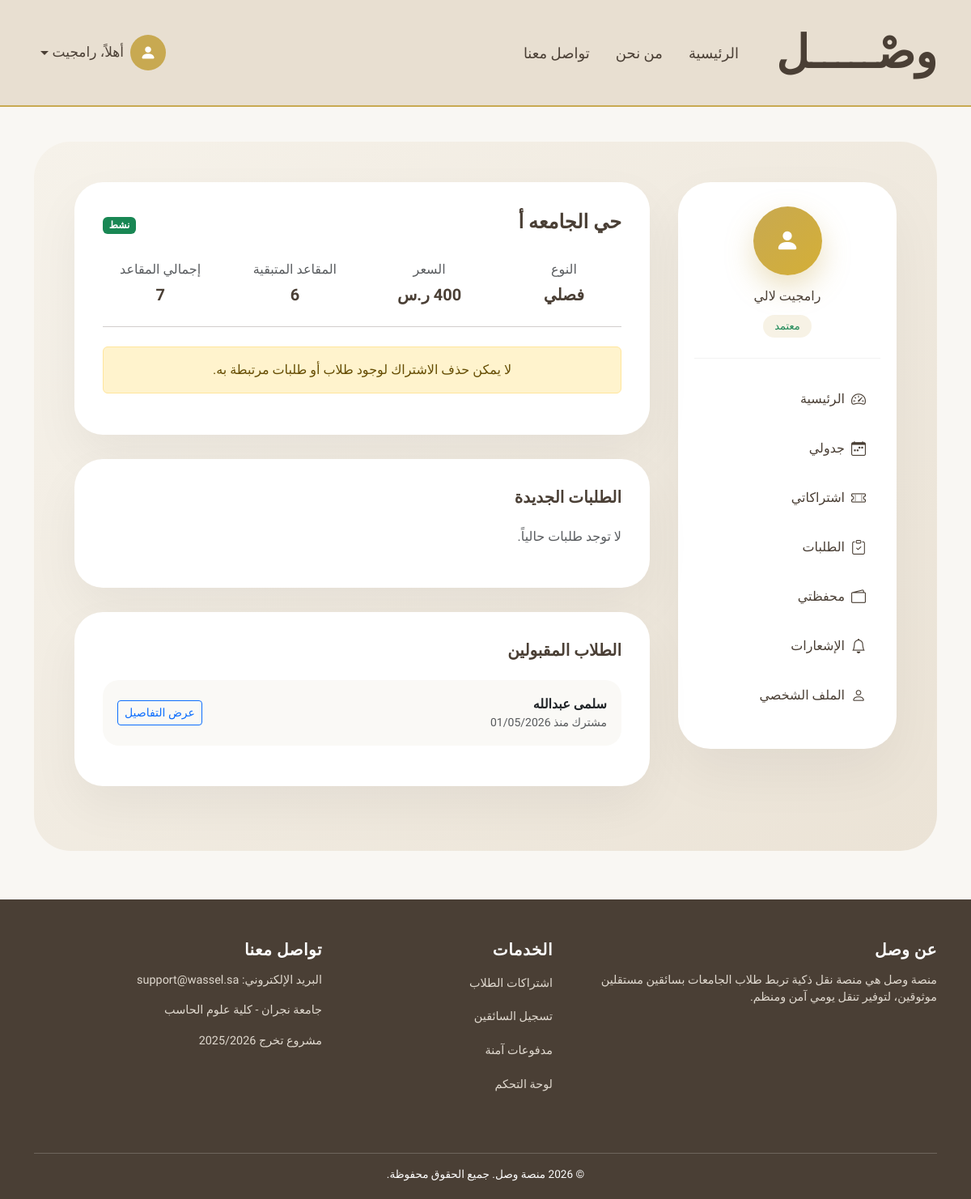
The app's page /driver/subscriptions/2/ (signed in), older data.
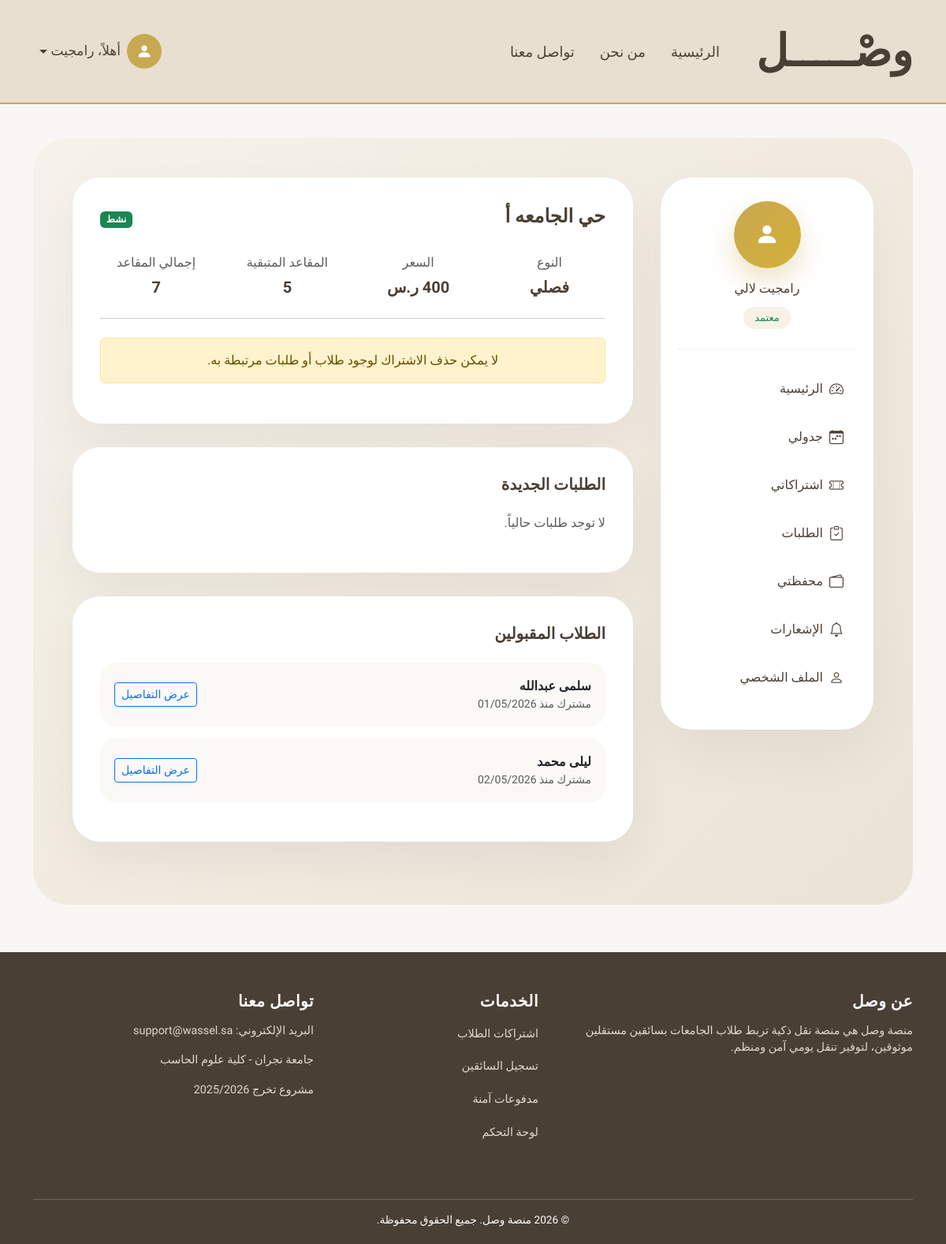
The same page, newer data.
### subscriptions/models.py (models this page shows, shortened)
class Subscription(models.Model):
    DURATION_CHOICES = (
        ("monthly", "شهري"),
        ("semester", "فصلي"),
    )
    STATUS_CHOICES = (
        ("active", "Active"),
        ("inactive", "Inactive"),
        ("full", "Full"),
    )
    driver = models.ForeignKey(
        DriverProfile,
        on_delete=models.CASCADE,
        related_name="subscriptions"
    )
    neighborhood = models.CharField(max_length=200)
    price = models.DecimalField(max_digits=8, decimal_places=2)
    seats = models.PositiveIntegerField()
    available_seats = models.PositiveIntegerField()
    duration = models.CharField(
        max_length=20,
        choices=DURATION_CHOICES
    )
    status = models.CharField(
        max_length=20,
        choices=STATUS_CHOICES,
        default="active"
    )
    start_date = models.DateField()
    end_date = models.DateField()
    notes = models.TextField(blank=True, null=True)
    created_at = models.DateTimeField(auto_now_add=True)

class SubscriptionRequest(models.Model):
    STATUS_CHOICES = (
        ("pending", "قيد الانتظار"),
        ("approved", "مقبول"),
        ("rejected", "مرفوض"),
        ("cancelled", "ملغي"),
    )
    student = models.ForeignKey(
        StudentProfile,
        on_delete=models.CASCADE,
        related_name="subscription_requests"
    )
    subscription = models.ForeignKey(
        Subscription,
        on_delete=models.CASCADE,
        related_name="requests"
    )
    status = models.CharField(
        max_length=20,
        choices=STATUS_CHOICES,
        default="pending"
    )
    request_date = models.DateTimeField(auto_now_add=True)
    decision_date = models.DateTimeField(blank=True, null=True)
    price_snapshot = models.DecimalField(
        max_digits=8,
        decimal_places=2,
        blank=True,
        null=True
    )
    note = models.TextField(blank=True, null=True)
    class Meta:
        constraints = [
            models.UniqueConstraint(
                fields=["student", "subscription"],
                condition=Q(status__in=["pending", "approved"]),
                name="unique_active_subscription_request"
            )
        ]

### student/models.py (models this page shows, shortened)
class StudentProfile(models.Model):
    GENDER_CHOICES = (
        ("male", "ذكر"),
        ("female", "أنثى"),
    )
    user = models.OneToOneField(
        settings.AUTH_USER_MODEL,
        on_delete=models.CASCADE,
        related_name="student_profile"
    )
    neighborhood = models.CharField(
        max_length=150
    )
    location_url = models.URLField(
        blank=True,
        null=True
    )
    university_name = models.CharField(
        max_length=150
    )
    gender = models.CharField(
        max_length=10,
        choices=GENDER_CHOICES
    )
    created_at = models.DateTimeField(auto_now_add=True)

### accounts/models.py (models this page shows, shortened)
class User(AbstractUser):
    username = None  # حذفنا username رسميًا
    ROLE_CHOICES = (
        ('student', 'طالب'),
        ('driver', 'سائق'),
        ('admin', 'مدير'),  # 🔥 الجديد
    )
    STATUS_CHOICES = (
        ('active', 'Active'),
        ('banned', 'Banned'),
    )
    ADMIN_LEVELS = (
        (1, "Super Admin"),
        (2, "Manager"),
    )
    admin_level = models.IntegerField(
        choices=ADMIN_LEVELS,
        null=True,
        blank=True
    )
    email = models.EmailField(unique=True)
    role = models.CharField(
        max_length=20,
        choices=ROLE_CHOICES,
        default='student'
    )
    phone = models.CharField(max_length=20)
    city = models.ForeignKey(
        City,
        on_delete=models.PROTECT,
        related_name="users",
        verbose_name="المدينة"
    )
    status = models.CharField(
        max_length=20,
        choices=STATUS_CHOICES,
        default='active'
    )
    USERNAME_FIELD = "email"
    REQUIRED_FIELDS = ["first_name", "last_name", "phone"]
    objects = CustomUserManager()

### driver/views.py (the view)
# urls.py: path("subscriptions/<int:sub_id>/", views.subscription_detail, name="subscription_detail"),
@login_required
def subscription_detail(request, sub_id):
    if request.user.role != "driver":
        return redirect("main:index")
    profile = request.user.driver_profile
    subscription = get_object_or_404(
        Subscription,
        id=sub_id,
        driver=profile
    )
    pending_requests = subscription.requests.filter(
        status="pending"
    ).select_related("student__user")
    approved_requests = subscription.requests.filter(
        status="approved"
    ).select_related("student__user")
    context = {
        "subscription": subscription,
        "pending_requests": pending_requests,
        "approved_requests": approved_requests,
    }
    return render(request, "driver/subscription_detail.html", context)

### driver/templates/driver/subscription_detail.html (shortened to what this page needs)
{% extends "driver/base_driver.html" %}
{% block driver_content %}
<div class="detail-card">
    <div class="d-flex justify-content-between align-items-center mb-4">
        <h4 class="fw-bold">{{ subscription.neighborhood }}</h4>
        {% if subscription.status == "active" %}
        <span class="badge bg-success">نشط</span>
        {% elif subscription.status == "full" %}
        <span class="badge bg-warning text-dark">ممتلئ</span>
        {% else %}
        <span class="badge bg-secondary">غير نشط</span>
        {% endif %}
    </div>
    <div class="row text-center">
        <div class="col-md-3">
            <div class="text-muted mb-1">النوع</div>
            <div class="fw-bold fs-5">
                {{ subscription.get_duration_display }}
            </div>
        </div>
        <div class="col-md-3">
            <div class="text-muted mb-1">السعر</div>
            <div class="fw-bold fs-5">
                {{ subscription.price|floatformat:0 }} ر.س
            </div>
        </div>
        <div class="col-md-3">
            <div class="text-muted mb-1">المقاعد المتبقية</div>
            <div class="fw-bold fs-5">
                {{ subscription.available_seats }}
            </div>
        </div>
        <div class="col-md-3">
            <div class="text-muted mb-1">إجمالي المقاعد</div>
            <div class="fw-bold fs-5">
                {{ subscription.seats }}
            </div>
        </div>
    </div>
    <hr class="my-4">
    <div class="text-center">
        {% if not pending_requests and not approved_requests %}
        <form method="post" action="{% url 'driver:delete_subscription' subscription.id %}">
            {% csrf_token %}
            <button class="btn btn-danger px-4"
                    onclick="return confirm('هل أنت متأكد من حذف الاشتراك؟');">
                🗑 حذف الاشتراك
            </button>
        </form>
        {% else %}
        <div class="alert alert-warning mt-3">
            لا يمكن حذف الاشتراك لوجود طلاب أو طلبات مرتبطة به.
        </div>
        {% endif %}
    </div>
</div>
<div class="detail-card">
    <h5 class="section-title">الطلبات الجديدة</h5>
    {% if pending_requests %}
    {% for req in pending_requests %}
    <a href="{% url 'driver:subscription_request_detail' req.id %}" class="text-decoration-none text-dark">
        <div class="student-row d-flex justify-content-between align-items-center">
            <div>
                <div class="fw-bold">
                    {{ req.student.user.get_full_name }}
                </div>
                <div class="text-muted small">
                    {{ req.student.neighborhood }}
                </div>
            </div>
            <div>
                <span class="btn btn-outline-primary btn-sm">
                    عرض التفاصيل
                </span>
            </div>
        </div>
    </a>
    {% endfor %}
    {% else %}
    <p class="text-muted">لا توجد طلبات حالياً.</p>
    {% endif %}
</div>
<div class="detail-card">
    <h5 class="section-title">الطلاب المقبولين</h5>
    {% if approved_requests %}
    {% for req in approved_requests %}
    <a href="{% url 'driver:subscription_request_detail' req.id %}" class="text-decoration-none text-dark">
        <div class="student-row d-flex justify-content-between align-items-center">
            <div>
                <div class="fw-bold">
                    {{ req.student.user.get_full_name }}
                </div>
                <div class="text-muted small">
                    مشترك منذ {{ req.decision_date|date:"d/m/Y" }}
                </div>
            </div>
            <div>
                <span class="btn btn-outline-primary btn-sm">
                    عرض التفاصيل
                </span>
            </div>
        </div>
    </a>
    {% endfor %}
    {% else %}
    <p class="text-muted">لا يوجد طلاب مشتركين حالياً.</p>
    {% endif %}
</div>
{% endblock %}

Row changes from the older to the newer data that the page shows:
changed Subscription "حي الجامعه أ": available_seats "6" → "5"
added SubscriptionRequest: student.user.get_full_name "ليلى محمد", decision_date "02/05/2026"
